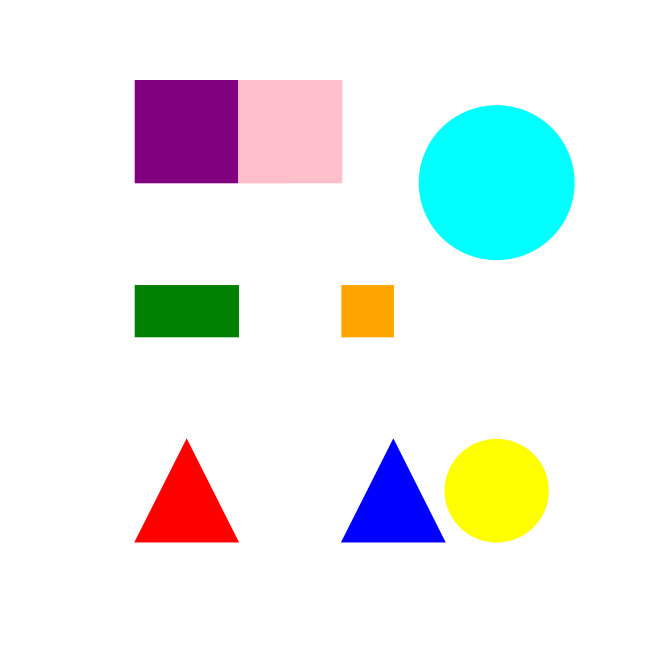
#> input picture assets/shapes.png, 2000 x 2000 px (shown at 1/3 size)
$ python Shape_Detection.py
#> lines starting #> are read from the running program, lines starting #| are printed output that depends on the picture; after the words box and inside, x2 and y2 are one past the last pixel; in counts of white or black regions, pixels touching at a corner belong together
import numpy as np
import cv2


# fct to return the extreme external contours
def getContours(image):

    contours, hierarchy = cv2.findContours(image, cv2.RETR_EXTERNAL, cv2.CHAIN_APPROX_NONE)
    return contours

# fct to draw the contours
def drawContours(img_contours,img_draw):

    contours = getContours(img_contours)
    cv2.drawContours(img_draw, contours, -1, (0, 255, 0), 3) # green contour, # -1 to draw all the contours


# fct to calculate the area of the shapes :

def areaContours(img):

    contours = getContours(img)
    for i,cnt in enumerate(contours):
        area = cv2.contourArea(cnt)
        print(f'the area of the shape number {i} is : {area}')


# fct to detect the shapes :

def detectShape(img_contours,img_draw):

    contours = getContours(img_contours)

    for i,cnt in enumerate(contours):

        # get the contour approximative points of the contour
        # calcuate the length of the curves :
        curves = cv2.arcLength(cnt, True) #assuming the shapes are closed
        approx_points = cv2.approxPolyDP(cnt, 0.02*curves, True) # 0.02 can be chaged
        x,y,w,h = cv2.boundingRect(approx_points)
        # draw the bounding Rectangle
        cv2.rectangle(img_draw,(x,y),(x+w,y+h),(255,0,0,3))
        cnt_number_corners = len(approx_points)
        if cnt_number_corners == 3 :
            shape = "tri"
        elif cnt_number_corners == 4 :
            ratio = w/float(h)
            if ratio > 0.95 and ratio < 1.05 : shape = "square"
            else : shape = "rectangle"
        elif cnt_number_corners > 4 : shape = "circle"
        else : shape = "Undefined"
        # draw the name of the shape :
        cv2.putText(img_draw,shape,(x+(w//2) - 10 ,y+(h//2)),cv2.GShape_GOPAQUE, 0.5,(0,0,0),2)


img = cv2.imread('assets/shapes.png')
#> img is the input picture: shape (2000, 2000, 3); mean B, G, R 238, 239, 234.8
img = cv2.resize(img,(500,500))
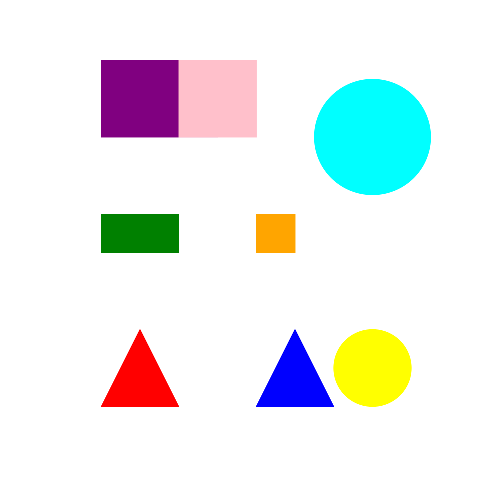
#> img: shape (500, 500, 3); mean B, G, R 238, 239, 234.8
img_grey = cv2.cvtColor(img, cv2.COLOR_BGR2GRAY)
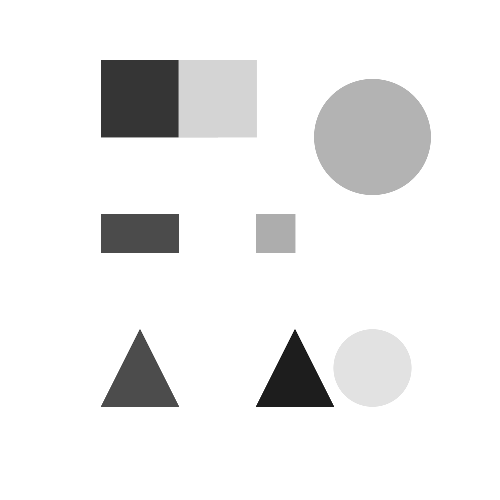
#> img_grey: shape (500, 500); min 29, max 255, mean 237.6
imgBlur = cv2.GaussianBlur(img_grey, (7,7), 1)
imgCanny = cv2.Canny(imgBlur, 50, 50)
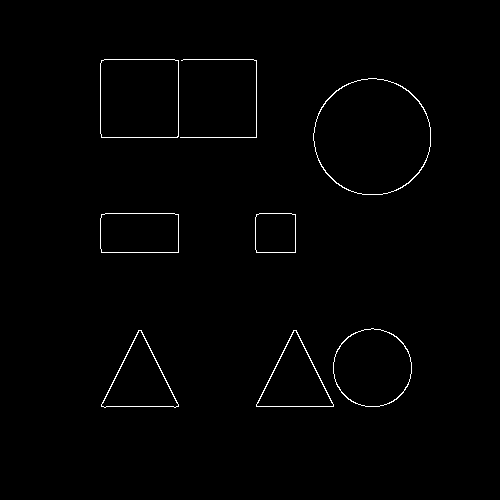
#> imgCanny: shape (500, 500); 0.9% white in thin lines or dots, all inside (x1, y1, x2, y2) = (100, 59, 431, 408)

copyImage = img.copy()

cv2.imshow('original image', img)
# [4 lines of commented-out code are left out]


cv2.waitKey(0)
drawContours(imgCanny, copyImage)
#> in getContours, `contours, hierarchy = cv2.findContours(image, cv2.RETR_EXTERNAL, cv2.C..`: contours = 8 contours, 1 with area under 20; largest, box (x1, y1, x2, y2) and area: (313, 78, 431, 195) 10701, (100, 59, 179, 138) 6070, (333, 328, 412, 407) 4799, (101, 330, 179, 408) 3081, (256, 330, 334, 407) 3077, (100, 213, 179, 253) 3027, (255, 213, 296, 253) 1548
#> in drawContours, `cv2.drawContours(img_draw, contours, -1, (0, 255, 0), 3)`:
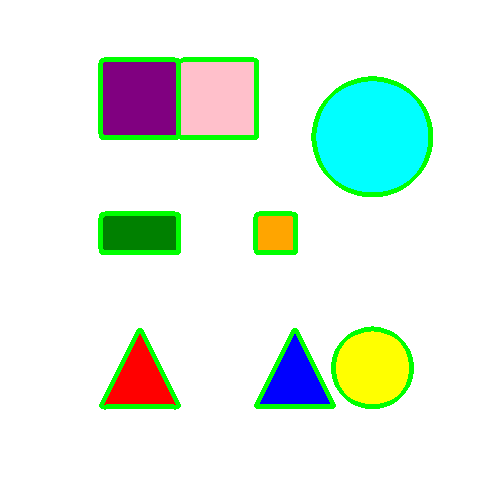
#> img_draw: shape (500, 500, 3); mean B, G, R 230.7, 241.4, 227.3
cv2.imshow('image with contours', copyImage)
detectShape(imgCanny, copyImage)
#> the loop in detectShape, `for i,cnt in enumerate(contours):` made 8 passes
#> (curves, approx_points, x, y, w, h, cnt_number_corners, ratio) on passes 4, 5, 8: (155.7, [[256, 214], [256, 252], [295, 252], [295, 214]], 256, 214, 40, 39, 4, 1.03), (231.7, [[101, 214], [101, 252], [178, 252], [178, 214]], 101, 214, 78, 39, 4, 2), (309.1, [[101, 60], [101, 137], [177, 137], [178, 60]], 101, 60, 78, 78, 4, 1)
#> (curves, approx_points, x, y, w, h, cnt_number_corners, shape) on passes 1 to 2: (262.7, [[293, 330], [256, 406], [333, 406]], 256, 330, 78, 77, 3, 'tri'), (264.3, [[138, 330], [101, 406], [178, 406]], 101, 330, 78, 77, 3, 'tri')
#> after the loop in detectShape, `for i,cnt in enumerate(contours):`:
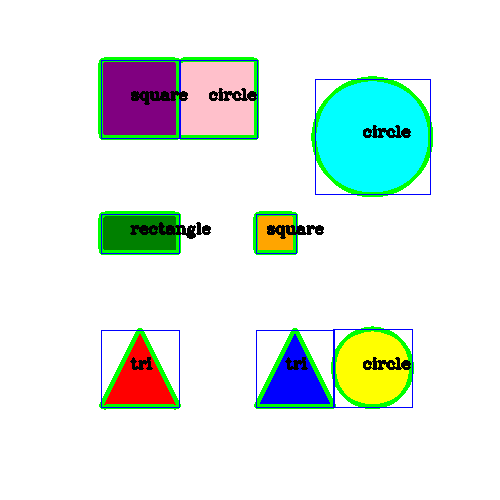
#> img_draw: shape (500, 500, 3); 2.14% of pixels changed, all inside (x1, y1, x2, y2) = (101, 60, 431, 408)
cv2.imshow('image with contours', copyImage)
cv2.waitKey(0)
